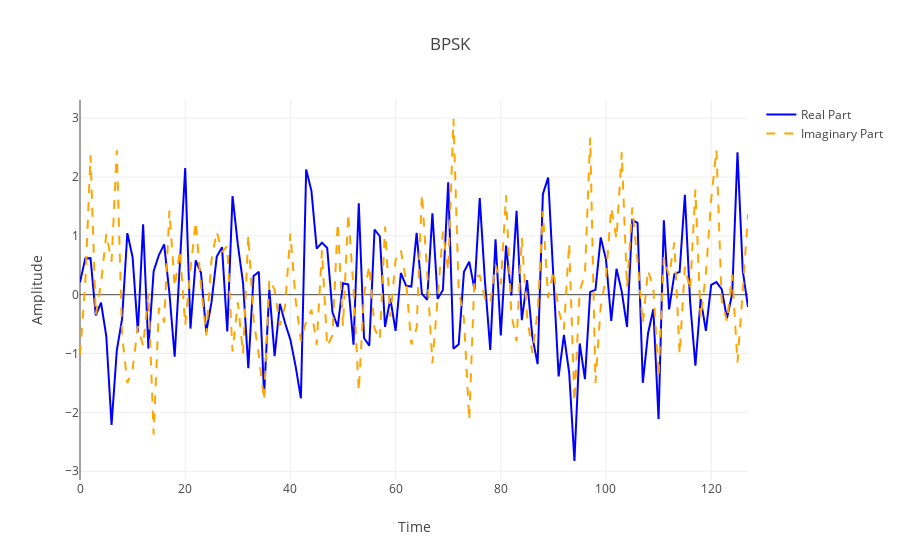

Notebook cell for this chart:
### Code cell
import numpy as np
import plotly.graph_objects as go

def plot_real_imaginary_plotly(signal_data, modulation_type):
    """
    Plot the real and imaginary parts of a signal data array using Plotly.

    Parameters:
    signal_data (ndarray): Input signal data array with shape (1, N, 2),
                           where N is the number of data points.

    Returns:
    None (displays the interactive plot)
    """
    # Extract real and imaginary parts from the signal data
    real_part = signal_data[0, :, 0]
    imaginary_part = signal_data[0, :, 1]

    # Create a Plotly figure for an interactive line plot
    fig = go.Figure()

    # Add a line trace for the real part
    fig.add_trace(go.Scatter(x=np.arange(len(real_part)), y=real_part,
                             mode='lines', name='Real Part', line=dict(color='blue')))

    # Add a line trace for the imaginary part
    fig.add_trace(go.Scatter(x=np.arange(len(imaginary_part)), y=imaginary_part,
                             mode='lines', name='Imaginary Part', line=dict(color='orange', dash='dash')))

    # Update layout properties
    fig.update_layout(title=modulation_type,
                      xaxis_title='Time',
                      yaxis_title='Amplitude',
                      hovermode='closest')

    # Show the interactive plot
    fig.show()

# Example usage:
# Generate example signal data (replace with your actual signal data)
signal_data = np.random.randn(1, 128, 2)
plot_real_imaginary_plotly(signal_data, 'BPSK')

### Figure 1 — Plotly figure (JSON) as saved in the notebook; plotly's stock layout.template omitted (floating-point values rounded to 4 significant figures)
{"data": [{"line": {"color": "blue"}, "mode": "lines", "name": "Real Part", "type": "scatter", "x": [0, 1, 2, 3, 4, 5, 6, 7, 8, 9, 10, 11, 12, 13, 14, 15, 16, 17, 18, 19, 20, 21, 22, 23, 24, 25, 26, 27, 28, 29, 30, 31, 32, 33, 34, 35, 36, 37, 38, 39, 40, 41, 42, 43, 44, 45, 46, 47, 48, 49, 50, 51, 52, 53, 54, 55, 56, 57, 58, 59, 60, 61, 62, 63, 64, 65, 66, 67, 68, 69, 70, 71, 72, 73, 74, 75, 76, 77, 78, 79, 80, 81, 82, 83, 84, 85, 86, 87, 88, 89, 90, 91, 92, 93, 94, 95, 96, 97, 98, 99, 100, 101, 102, 103, 104, 105, 106, 107, 108, 109, 110, 111, 112, 113, 114, 115, 116, 117, 118, 119, 120, 121, 122, 123, 124, 125, 126, 127], "y": [0.2091, 0.6167, 0.6214, -0.35, -0.1348, -0.7075, -2.213, -0.9449, -0.4127, 1.047, 0.6373, -0.6328, 1.197, -0.9155, 0.3993, 0.6741, 0.8561, 0.02527, -1.055, 0.6042, 2.151, -0.5752, 0.5842, 0.3729, -0.6341, -0.128, 0.6476, 0.8081, -0.6232, 1.676, 0.8587, 0.1989, -1.25, 0.3163, 0.3902, -1.693, 0.08828, -1.044, -0.1543, -0.4841, -0.7645, -1.218, -1.76, 2.126, 1.765, 0.782, 0.8845, 0.795, -0.2983, -0.5477, 0.1938, 0.175, -0.8493, 1.552, -0.7363, -0.8675, 1.108, 0.9931, -0.5464, -0.06831, -0.6138, 0.3689, 0.1511, 0.1376, 1.051, 0.01727, -0.08744, 1.383, -0.07061, 0.07968, 1.91, -0.9201, -0.8414, 0.3889, 0.5613, 0.09043, 1.642, 0.2135, -0.9385, 0.9395, -0.692, 0.8358, -0.01403, 1.426, -0.4339, 0.2482, -0.712, -1.181, 1.71, 1.992, 0.1929, -1.389, -0.6841, -1.323, -2.826, -0.8286, -1.434, 0.04743, 0.08202, 0.9726, 0.6014, -0.4464, 0.4395, 0.053, -0.5483, 1.266, 1.222, -1.497, -0.655, -0.2465, -2.114, 1.266, -0.2505, 0.349, 0.3877, 1.697, -0.1239, -1.208, -0.07323, -0.6145, 0.1669, 0.2153, 0.09474, -0.3996, 0.01763, 2.418, 0.4097, -0.2074]}, {"line": {"color": "orange", "dash": "dash"}, "mode": "lines", "name": "Imaginary Part", "type": "scatter", "x": [0, 1, 2, 3, 4, 5, 6, 7, 8, 9, 10, 11, 12, 13, 14, 15, 16, 17, 18, 19, 20, 21, 22, 23, 24, 25, 26, 27, 28, 29, 30, 31, 32, 33, 34, 35, 36, 37, 38, 39, 40, 41, 42, 43, 44, 45, 46, 47, 48, 49, 50, 51, 52, 53, 54, 55, 56, 57, 58, 59, 60, 61, 62, 63, 64, 65, 66, 67, 68, 69, 70, 71, 72, 73, 74, 75, 76, 77, 78, 79, 80, 81, 82, 83, 84, 85, 86, 87, 88, 89, 90, 91, 92, 93, 94, 95, 96, 97, 98, 99, 100, 101, 102, 103, 104, 105, 106, 107, 108, 109, 110, 111, 112, 113, 114, 115, 116, 117, 118, 119, 120, 121, 122, 123, 124, 125, 126, 127], "y": [-1.019, 0.1846, 2.367, -0.3463, 0.1922, 1.032, 0.5621, 2.453, -0.6796, -1.498, -1.268, -0.5374, -0.8708, 0.02357, -2.373, -0.2237, -0.4708, 1.432, 0.1307, 0.7575, -0.5204, 0.4292, 1.241, 0.1537, -0.692, 0.592, 1.074, 0.7265, 0.8252, -0.9667, -0.1307, -1.003, 1.019, -0.4185, -1.031, -1.794, 0.2657, 0.0862, -0.5213, -0.1888, 1.04, -0.09463, -0.7865, -0.4536, -0.2596, -0.8522, 0.7533, -0.88, -0.6894, 1.226, -0.5346, 1.379, 0.1061, -1.638, 0.01219, 0.4948, -0.5727, -0.7693, 1.157, -0.3742, 0.5907, 0.7582, 0.2308, -0.8457, -0.5647, 1.713, 0.369, -1.165, -0.05439, 1.073, 0.4054, 2.986, 0.0794, -0.4179, -2.137, 0.3066, 0.3276, -0.06825, -0.1484, 0.5053, 0.1758, 1.688, -0.3225, -0.7902, 0.9672, -0.3628, -0.9901, -0.2944, 1.42, -0.05633, 0.4117, -0.2679, -0.5902, 0.8791, -1.821, 0.0643, 0.3495, 2.669, -1.5, -0.2004, 0.3016, 1.477, 0.9503, 2.422, 0.1208, 1.483, 0.5684, -0.4925, 0.4155, 0.1107, -1.391, 0.634, 0.3219, 0.889, -1.012, 0.4783, 0.07739, 1.785, -0.3979, 0.3602, 1.618, 2.462, -0.09937, -0.4528, 0.3426, -1.152, 0.05791, 1.367]}], "layout": {"hovermode": "closest", "title": {"text": "BPSK"}, "xaxis": {"title": {"text": "Time"}}, "yaxis": {"title": {"text": "Amplitude"}}}}
